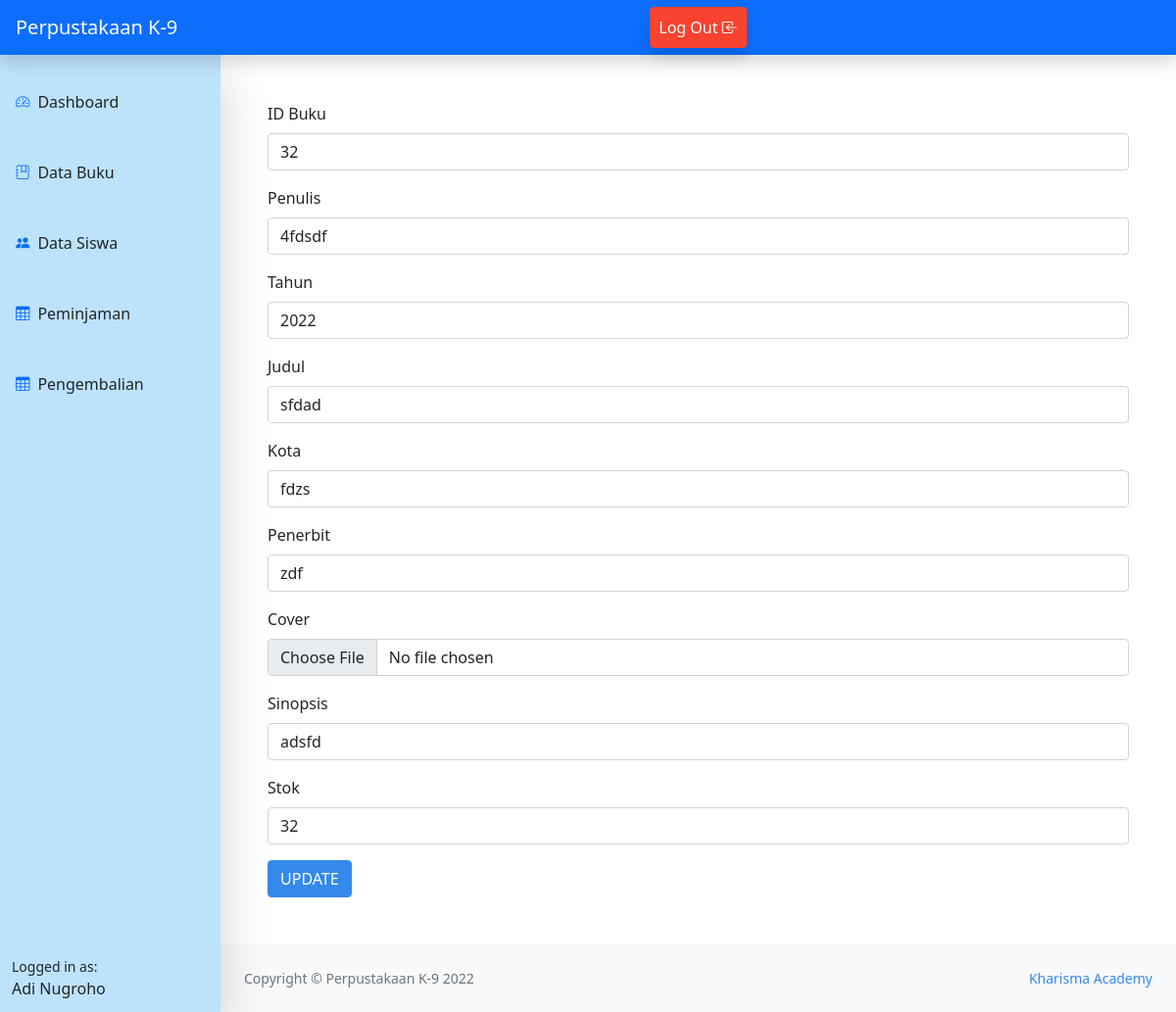
/edit.php?id=32 (signed in), run on the app's committed database.
### tables this page shows
CREATE TABLE `petugas` (
  `nip` int(11) NOT NULL,
  `username` varchar(100) NOT NULL,
  `nama` char(100) DEFAULT NULL,
  `jenis_kelamin` enum('L','P') DEFAULT NULL,
  `alamat` varchar(100) DEFAULT NULL,
  `password` varchar(100) NOT NULL
);

CREATE TABLE `buku` (
  `id_buku` int(11) NOT NULL,
  `penulis` char(250) DEFAULT NULL,
  `tahun` year(4) DEFAULT NULL,
  `judul` varchar(100) DEFAULT NULL,
  `kota` varchar(50) DEFAULT NULL,
  `penerbit` varchar(50) DEFAULT NULL,
  `cover` varchar(200) DEFAULT NULL,
  `sinopsis` text DEFAULT NULL,
  `stok` int(11) DEFAULT NULL
);

### edit.php (the view, shortened to what this page needs)
<?php
include 'config.php';
include 'home_admin.php';
?>
<?php
    $id = $_GET['id'];
    $result = mysqli_query($db,"SELECT * FROM buku WHERE id_buku=$id");
    $data = mysqli_fetch_assoc($result)
    ?>
<main class="mb-5">
  <div class="container-fluid">
  <div class="container mt-5">
<form action="" method="POST" enctype="multipart/form-data">
  <div class="mb-3">
    <label class="form-label">ID Buku</label>
    <input type="number" class="form-control" name="id_buku" value="<?php echo $_GET['id'];?>" placeholder="">
  </div>
  <div class="mb-3">
    <label class="form-label">Penulis</label>
    <input type="text" class="form-control"  value="<?php echo $data['penulis'];?>" name="penulis" >
  </div>
  <div class="mb-3">
    <label class="form-label">Tahun</label>
    <input type="number" class="form-control" value="<?php echo $data['tahun'];?>" name="tahun" >
  </div>
  <div class="mb-3">
    <label class="form-label">Judul</label>
    <input type="text" class="form-control" value="<?php echo $data['judul'];?>" name="judul" >
  </div>
  <div class="mb-3">
    <label class="form-label">Kota</label>
    <input type="text" class="form-control" value="<?php echo $data['kota'];?>" name="kota" >
  </div>
  <div class="mb-3">
    <label class="form-label">Penerbit</label>
    <input type="text" class="form-control" value="<?php echo $data['penerbit'];?>" name="penerbit" >
  </div>
  <div class="mb-3">
    <label class="form-label">Cover</label>
    <input type="file" class="form-control" name="cover" >
  </div>
  <div class="mb-3">
    <label class="form-label">Sinopsis</label>
    <input type="text" class="form-control" value="<?php echo $data['sinopsis'];?>" name="sinopsis" >
  </div>
  <div class="mb-3">
    <label class="form-label">Stok</label>
    <input type="number" class="form-control" value="<?php echo $data['stok'];?>" name="stok" >
  </div>
  <button type="submit" class="btn btn-primary" name="update">UPDATE</button>
</form>
</div>
  </div>
</main>
<?php include "footer.php";?>

### home_admin.php (shortened to what this page needs)
<?php
include ('config.php');
$id = $_SESSION['id'];
$sql = mysqli_query($db,"SELECT * FROM petugas WHERE nip = $id");
$name = mysqli_fetch_assoc($sql);
?>
<!DOCTYPE html>
<html lang="en">
<head>
    <link rel="stylesheet" href="../css/bootstrap.rtl.css">
    <link rel="stylesheet" href="bootstrap/css/bootstrap.min.css">
    <link rel="stylesheet" href="https://cdn.jsdelivr.net/npm/bootstrap-icons@1.9.1/font/bootstrap-icons.css">
    <link rel="stylesheet" href="style1.css">
</head>
<body>
        <nav class="sb-topnav navbar navbar-expand navbar-dark bg-primary shadow">
            <a class="navbar-brand ps-3" href="index.html">Perpustakaan K-9</a>
            <ul class="navbar-nav ms-auto pe-5">
                <li class="nav-item ms-auto">
                    <a class="btn btn-danger shadow text-white nav-link" id="navbarDropdown" href="logout.php">Log Out <span class="bi-box-arrow-in-left"></span></a>
                </li>
            </ul>
        </nav>
        <div id="layoutSidenav">
            <div id="layoutSidenav_nav">
                <nav class="sb-sidenav accordion sb-sidenav-light shadow-lg"  style="background-color: #bde2fc;" id="sidenavAccordion">
                    <div class="sb-sidenav-menu">
                        <div class="nav">
                            <a class="nav-link my-4" href="dashboard.php">
                                <div class="sb-nav-link-icon"><span class="text-primary bi-speedometer2"></span></div>
                                Dashboard
                            </a>
                            <a class="nav-link mb-4 " href="data_buku.php" >
                                <div class="sb-nav-link-icon"><span class="text-primary bi-journal-bookmark"></span></div>
                                Data Buku
                            </a>
                            <a class="nav-link mb-4 " href="data_siswa.php" >
                                <div class="sb-nav-link-icon"><span class="text-primary bi-people-fill"></span></div>
                                Data Siswa
                            </a>
                            <a class="nav-link mb-4 " href="peminjaman.php" >
                                <div class="sb-nav-link-icon"><span class="text-primary bi-table"></span></div>
                                Peminjaman
                            </a>
                            <a class="nav-link mb-4 " href="pengembalian.php" >
                                <div class="sb-nav-link-icon"><span class="text-primary bi-table"></span></div>
                                Pengembalian
                            </a>
                        </div>
                    </div>
                    <div class="sb-sidenav-footer" style="background-color: #bde2fc;">
                        <div class="small">Logged in as:</div>
                        <?= ucwords( $name['nama']);?>
                    </div>
                </nav>
            </div>
            <div id="layoutSidenav_content">
</body>
</html>

### data on the page
petugas: nama "Adi Nugroho"
buku: penulis "4fdsdf", tahun "2022", judul "sfdad", kota "fdzs", penerbit "zdf", sinopsis "adsfd", stok "32"
